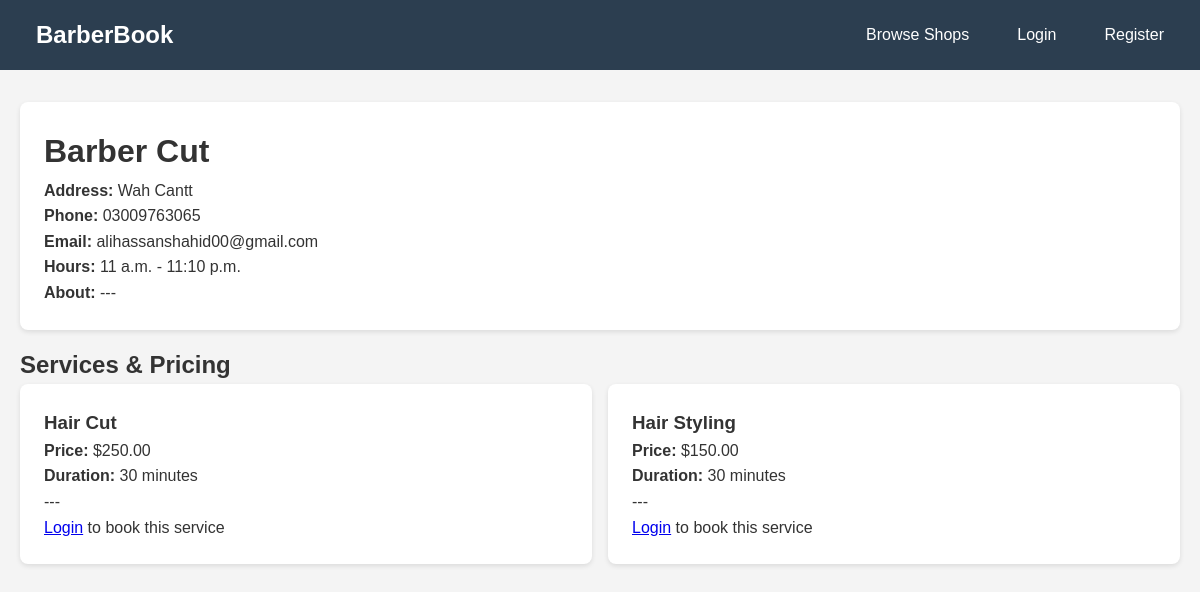
Screenshot of /shop/1/ with the database file from the repository.
### barber_app/models.py (models this page shows, shortened)
class BarberShop(models.Model):
    owner = models.ForeignKey(User, on_delete=models.CASCADE)
    name = models.CharField(max_length=100)
    address = models.TextField()
    phone = models.CharField(max_length=15)
    email = models.EmailField()
    description = models.TextField(blank=True)
    opening_time = models.TimeField()
    closing_time = models.TimeField()
    created_at = models.DateTimeField(auto_now_add=True)

class Service(models.Model):
    shop = models.ForeignKey(BarberShop, on_delete=models.CASCADE, related_name='services')
    name = models.CharField(max_length=100)
    description = models.TextField(blank=True)
    price = models.DecimalField(max_digits=8, decimal_places=2)
    duration_minutes = models.IntegerField(validators=[MinValueValidator(15), MaxValueValidator(300)])

### barber_app/views.py (the view)
# urls.py: path('shop/<int:shop_id>/', views.shop_detail, name='shop_detail'),
def shop_detail(request, shop_id):
    shop = get_object_or_404(BarberShop, id=shop_id)
    services = shop.services.all()
    return render(request, 'shops/detail.html', {'shop': shop, 'services': services})

### templates/shops/detail.html (shortened to what this page needs)
{% extends 'base.html' %}
{% block content %}
<div class="card">
    <h1>{{ shop.name }}</h1>
    <p><strong>Address:</strong> {{ shop.address }}</p>
    <p><strong>Phone:</strong> {{ shop.phone }}</p>
    <p><strong>Email:</strong> {{ shop.email }}</p>
    <p><strong>Hours:</strong> {{ shop.opening_time }} - {{ shop.closing_time }}</p>
    {% if shop.description %}
    <p><strong>About:</strong> {{ shop.description }}</p>
    {% endif %}
</div>
<h2>Services & Pricing</h2>
<div class="grid">
    {% for service in services %}
    <div class="card">
        <h3>{{ service.name }}</h3>
        <p><strong>Price:</strong> ${{ service.price }}</p>
        <p><strong>Duration:</strong> {{ service.duration_minutes }} minutes</p>
        {% if service.description %}
        <p>{{ service.description }}</p>
        {% endif %}
        {% if user.is_authenticated and user.userprofile.user_type == 'customer' %}
        <a href="{% url 'book_appointment' shop.id service.id %}" class="btn">Book This Service</a>
        {% elif not user.is_authenticated %}
        <p><a href="{% url 'login' %}">Login</a> to book this service</p>
        {% endif %}
    </div>
    {% empty %}
    <div class="card">
        <p>No services available yet.</p>
    </div>
    {% endfor %}
</div>
{% endblock %}

### templates/base.html (style rules this page uses)
* { margin: 0; padding: 0; box-sizing: border-box; }
body { font-family: Arial, sans-serif; line-height: 1.6; color: #333; background-color: #f4f4f4; }
.card { background: white; padding: 1.5rem; border-radius: 8px; box-shadow: 0 2px 5px rgba(0, 0, 0, 0.1); margin-bottom: 1rem; }
.grid { display: grid; grid-template-columns: repeat(auto-fit, minmax(300px, 1fr)); gap: 1rem; margin-bottom: 2rem; }

### rows the page displays
BarberShop: name "Barber Cut", address "Wah Cantt", phone "03009763065", email "alihassanshahid00@gmail.com", opening_time "11 a.m.", closing_time "11:10 p.m.", description "---"
Service: name "Hair Cut", price "250.00", duration_minutes "30", description "---"
Service: name "Hair Styling", price "150.00", duration_minutes "30", description "---"
